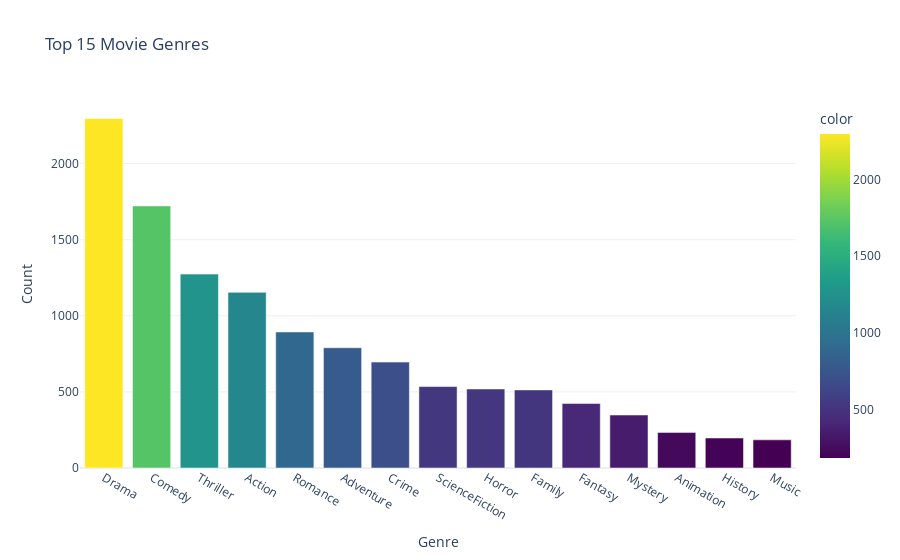

The notebook cell this image was saved under:
### Markdown cell above
### 4.2 Top 15 Genres

### Code cell
genres = df['genres_clean'].str.split().explode().value_counts().head(15)

fig = px.bar(x=genres.index, y=genres.values,
             title='Top 15 Movie Genres',
             labels={'x': 'Genre', 'y': 'Count'},
             template='plotly_white',
             color=genres.values,
             color_continuous_scale='Viridis')
fig.update_layout(showlegend=False)
fig.show()

### Figure 1 — Plotly figure (JSON) as saved in the notebook; plotly's stock layout.template omitted (floating-point values rounded to 4 significant figures)
{"data": [{"hovertemplate": "Genre=%{x}<br>Count=%{y}<br>color=%{marker.color}<extra></extra>", "legendgroup": "", "marker": {"color": [2297, 1722, 1274, 1154, 894, 790, 696, 535, 519, 513, 424, 348, 234, 197, 185], "coloraxis": "coloraxis", "pattern": {"shape": ""}}, "name": "", "orientation": "v", "showlegend": false, "textposition": "auto", "type": "bar", "x": ["Drama", "Comedy", "Thriller", "Action", "Romance", "Adventure", "Crime", "ScienceFiction", "Horror", "Family", "Fantasy", "Mystery", "Animation", "History", "Music"], "xaxis": "x", "y": [2297, 1722, 1274, 1154, 894, 790, 696, 535, 519, 513, 424, 348, 234, 197, 185], "yaxis": "y"}], "layout": {"barmode": "relative", "coloraxis": {"colorbar": {"title": {"text": "color"}}, "colorscale": [[0, "#440154"], [0.1111, "#482878"], [0.2222, "#3e4989"], [0.3333, "#31688e"], [0.4444, "#26828e"], [0.5556, "#1f9e89"], [0.6667, "#35b779"], [0.7778, "#6ece58"], [0.8889, "#b5de2b"], [1, "#fde725"]]}, "legend": {"tracegroupgap": 0}, "showlegend": false, "title": {"text": "Top 15 Movie Genres"}, "xaxis": {"anchor": "y", "domain": [0, 1], "title": {"text": "Genre"}}, "yaxis": {"anchor": "x", "domain": [0, 1], "title": {"text": "Count"}}}}
